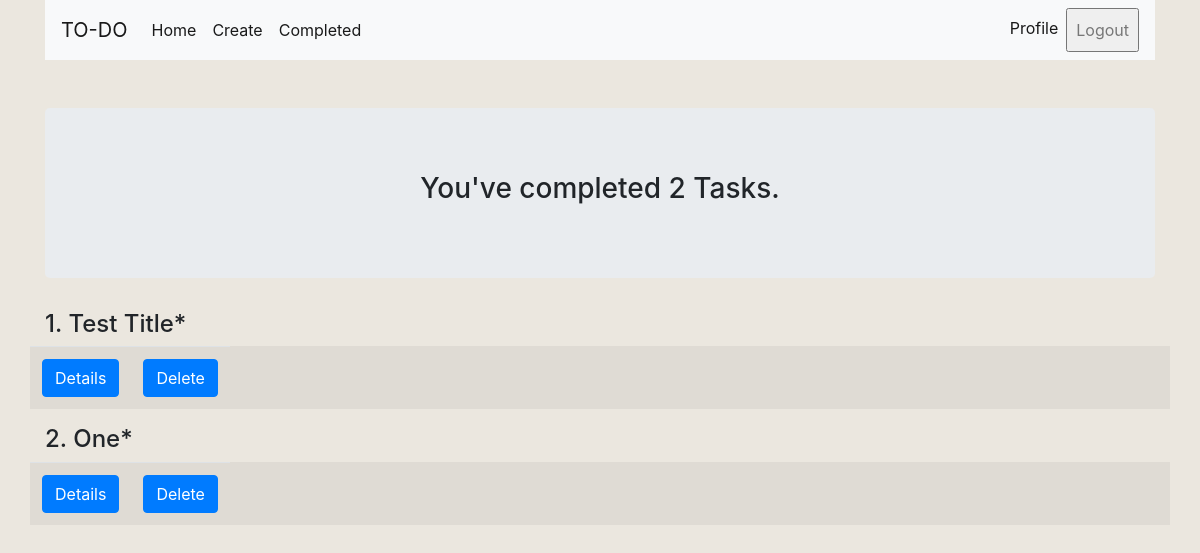
The page /todo/completed/ (signed in) on the database as committed earlier.
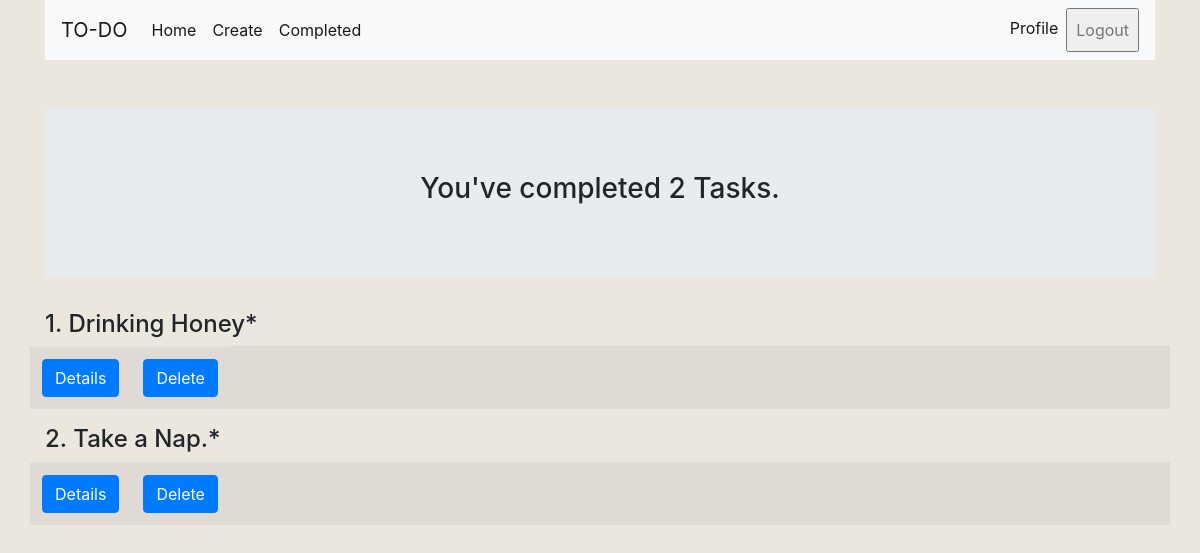
The same page on the database as committed later.
### app1/models.py (models this page shows, shortened)
class ToDo(models.Model):
    title = models.CharField(max_length = 100)
    description = models.TextField(blank=True, null=True)
    important = models.BooleanField(default=True)
    time_created = models.DateTimeField(auto_now_add=True, verbose_name = 'Creation Time')
    is_completed = models.BooleanField(blank=True, null=True)
    time_completed = models.DateTimeField(blank=True, null=True, verbose_name = 'Completion Time')
    user = models.ForeignKey(User, on_delete=models.CASCADE)
    class Meta:
        verbose_name_plural = 'ToDo List'

### app1/views.py (the view)
# urls.py: path('todo/completed/', completedView, name = 'completed-view'),
@login_required
def completedView(request):
    obj = ToDo.objects.filter(time_completed__isnull=False)
    context = {
    'todos': obj
    }
    return render(request, 'app1/completed.html', context)

### templates/app1/completed.html (shortened to what this page needs)
{% extends 'app1/base.html' %}
{% block content %}
<div class="mt-5 container jumbotron text-center">
  {% if todos.count == 0 %}
      <h2>You haven't completed any Task. </h2>
  {% else %}
    <h3 class="text-center"> You've completed {{todos.count}} Task{{todos|pluralize}}.<h3>
  {% endif %}
</div>
  {% for todo in todos %}
  <h4> {{ forloop.counter }}. {% if todo.important %} {{ todo.title }}* {% else %} {{ todo.title }} {% endif %} </h4>
  <table class="table table-striped">
    <tbody>
      <tr class="row text-center">
        <td> <a class="btn btn-outline btn-primary" href="{% url 'detail-view' todo.id %}">Details</a> </td>
        <td> <a class="btn btn-outline btn-primary" href="{% url 'delete-view' todo.id %}">Delete</a>  </td>
      </tr>
    </tbody>
  </table>
  {% endfor %}
{% endblock %}

### templates/app1/base.html (shortened to what this page needs)
<!DOCTYPE html>
<html lang="en" dir="ltr">
  <head>
    <link rel="stylesheet" href="https://stackpath.bootstrapcdn.com/bootstrap/4.5.2/css/bootstrap.min.css">
  </head>
  <body class="container" style="background : #ebe7df">
      {% include 'app1/navbar.html' %}
      {% block content %}
      {% endblock %}
  </body>
</html>

### templates/app1/navbar.html (shortened to what this page needs)
<nav class="navbar navbar-expand-lg navbar-light bg-light">
  {% if user.is_authenticated %}
    <a class="navbar-brand" href="{% url 'home-view' %}">TO-DO</a>
  {% else %}
    <a class="navbar-brand" href="{% url 'welcome-view' %}">TO-DO</a>
  {% endif %}
  <div class="collapse navbar-collapse" id="navbarNavAltMarkup">
    <div class="navbar-nav">
      <a class="nav-link active" href="{% url 'home-view' %}">Home <span class="sr-only">(current)</span></a>
      <a class="nav-link active" href="{% url 'create-view' %}">Create</a>
      <a class="nav-link active" href="{% url 'completed-view' %}">Completed</a>
    </div>
    <div class="navbar-nav ml-auto">
      {% if user.is_authenticated %}
        <a class="nav-link active" href="{% url 'user-profile' user.id %}"> Profile </a>
          <form class="" action="{% url 'user-logout' %}" method="post">
            <input type="submit" class="nav-link" value="Logout">
          </form>
      {% else %}
      <a class="nav-link active" href="{% url 'user-signup' %}">Sign Up <span class="sr-only">(current)</span></a>
      <a class="nav-link active" href="{% url 'user-login' %}">LogIn</a>
      {% endif %}
    </div>
  </div>
</nav>

Rows that differ between the two databases and show on the page:
removed ToDo: title "Test Title"
removed ToDo: title "One"
added ToDo: title "Drinking Honey"
added ToDo: title "Take a Nap."
